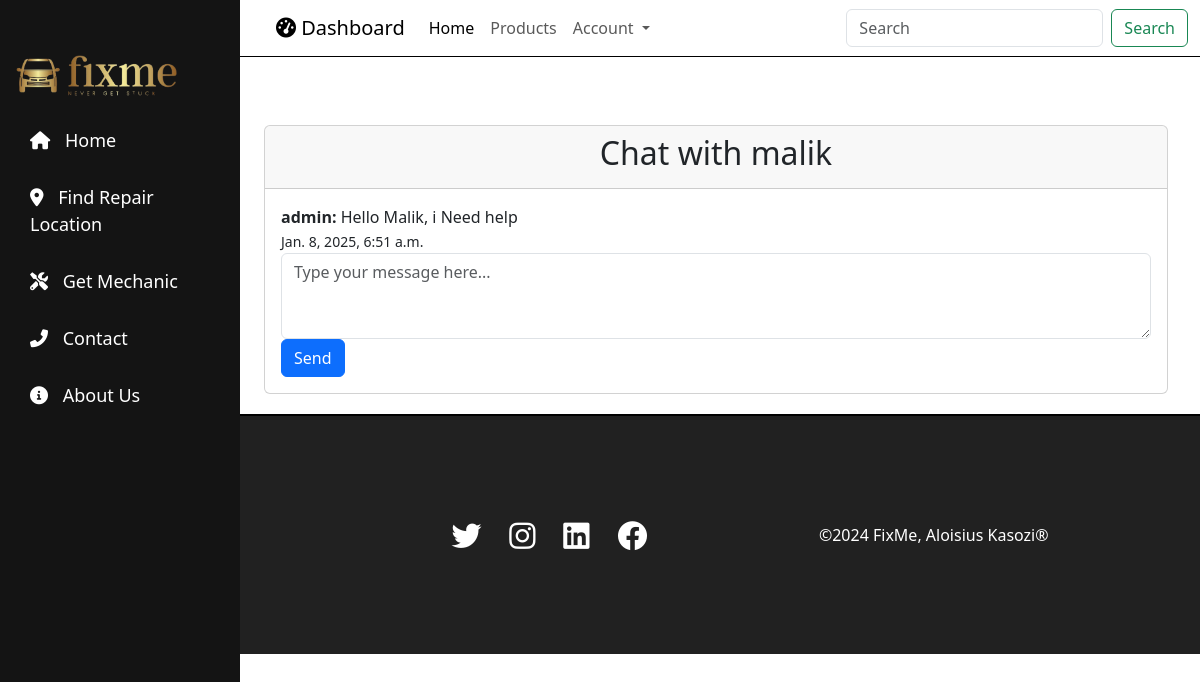
Page /chat_with_mechanic/6/ on the earlier database version.
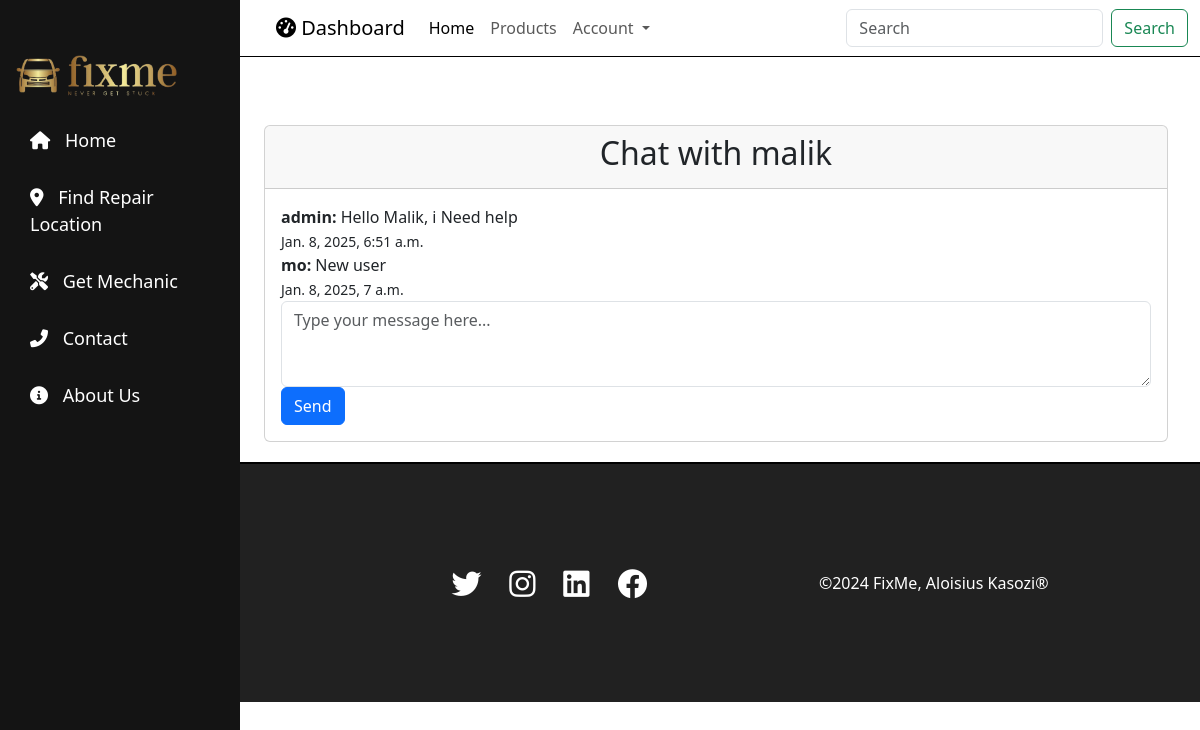
Same page on the later database version.
### fixmeApp/models.py (models this page shows, shortened)
class Message(models.Model):
    mechanic = models.ForeignKey(Mechanic, on_delete=models.CASCADE)
    user = models.ForeignKey(User, on_delete=models.CASCADE)
    content = models.TextField()
    timestamp = models.DateTimeField(auto_now_add=True)

### fixmeApp/views.py (the view)
# urls.py: path('chat_with_mechanic/<int:mechanic_id>/', views.chat_with_mechanic, name='chat_with_mechanic'),
def chat_with_mechanic(request, mechanic_id):
    mechanic = get_object_or_404(Mechanic, id=mechanic_id)
    messages = Message.objects.filter(mechanic=mechanic).order_by('timestamp')
    return render(request, 'chat_with_mechanic.html', {'mechanic': mechanic, 'messages': messages})

### fixmeApp/templates/chat_with_mechanic.html (shortened to what this page needs)
{% extends 'base.html' %}
{% block content %}
<div class="container mt-5">
    <div class="card">
        <div class="card-header">
            <center><h2>Chat with {{ mechanic.name }}</h2></center>
        </div>
        <div class="card-body">
            <div class="chat-box">
                {% for message in messages %}
                    <div class="message">
                        <strong>{{ message.user.username }}:</strong> {{ message.content }}
                        <br><small>{{ message.timestamp }}</small>
                    </div>
                {% endfor %}
            </div>
            <form method="post" action="{% url 'send_message' mechanic.id %}">
                <div class="form-group">
                    <textarea class="form-control" name="message" rows="3" placeholder="Type your message here..."></textarea>
                </div>
                <button type="submit" class="btn btn-primary">Send</button>
            </form>
        </div>
    </div>
</div>
{% endblock %}

Differences in the rows shown:
added Message: user.username "mo", content "New user", timestamp "Jan. 8, 2025, 7 a.m."
